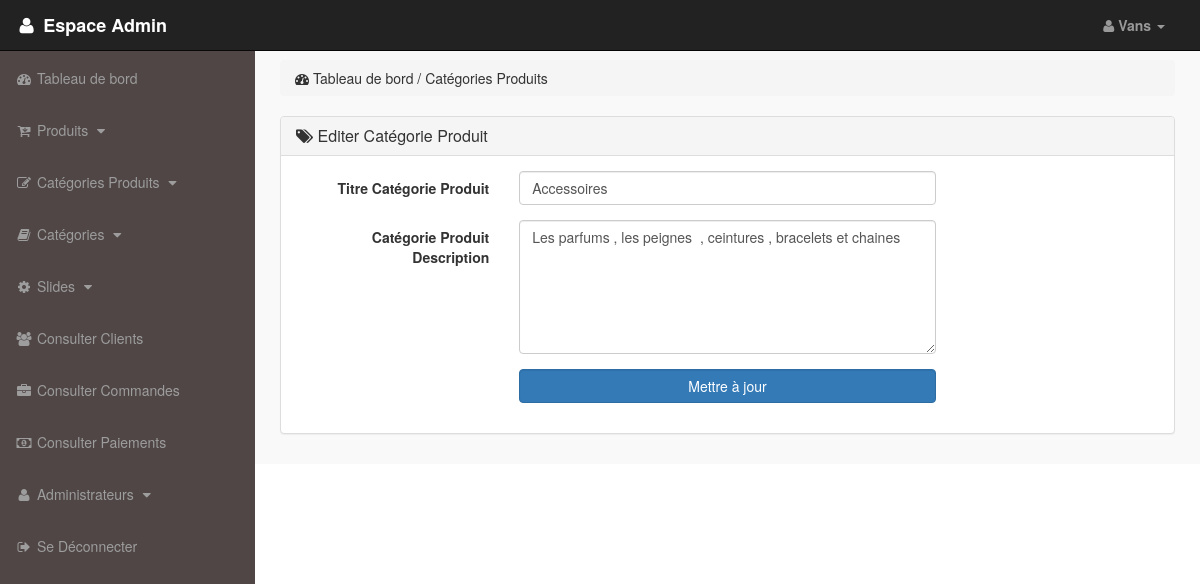
Page /admin_area/index.php?edit_p_cat=2 (signed in) on the committed database.
### tables this page shows
CREATE TABLE `categories_produits` (
  `id_cat_p` int(11) NOT NULL,
  `titre_cat_p` text NOT NULL,
  `desc_cat_p` text NOT NULL
);

### admin_area/edit_p_cat.php (the view, shortened to what this page needs)
<?php
    if(!isset($_SESSION['email_admin'])){
        echo "<script>window.open('login.php' , '_self')</script>";
    }else{
    ?>
    <?php
        if(isset($_GET['edit_p_cat'])){
            $edit_p_cat_id = $_GET['edit_p_cat'];
            $edit_p_cat_query = "select * from categories_produits where id_cat_p ='$edit_p_cat_id'";
            $run_p_cat = mysqli_query($db , $edit_p_cat_query);
            $row_p_cat = mysqli_fetch_array($run_p_cat);
            $p_cat_title = $row_p_cat['titre_cat_p'];
            $p_cat_desc = $row_p_cat['desc_cat_p'];
        }
    ?>
        <div class="row">
            <div class="col-lg-12">
                <ol class="breadcrumb">
                    <li>
                        <i class="fa fa-dashboard"></i> Tableau de bord / Catégories Produits
                    </li>
                </ol>
            </div>
        </div>
        <div class="row">
            <div class="col-lg-12">
                <div class="panel panel-default">
                    <div class="panel-heading">
                        <h3 class="panel-title">
                            <i class="fa fa-tags"></i> Editer Catégorie Produit
                        </h3>
                    </div>
                    <div class="panel-body">
                        <form action="" class="form-horizontal" method="POST">
                            <div class="form-group">
                                <label for="" class="control-label col-md-3"> Titre Catégorie Produit </label>
                                <div class="col-md-6">
                                    <input type="text" name="p_cat_title" class="form-control" value="<?php echo $p_cat_title; ?>">
                                </div>
                            </div>
                            <div class="form-group">
                                <label for="" class="control-label col-md-3"> Catégorie Produit Description </label>
                                <div class="col-md-6">
                                    <textarea name="p_cat_desc" id="textarea" cols="19" rows="6" class="form-control"><?php echo $p_cat_desc; ?></textarea>
                                </div>
                            </div>
                            <div class="form-group">
                                <label for="" class="control-label col-md-3">  </label>
                                <div class="col-md-6">
                                    <input type="submit" value="Mettre à jour" name="update" class="form-control btn btn-primary">
                                </div>
                            </div>
                        </form>
                    </div>
                </div>
            </div>
        </div>
    <?php } ?>

### admin_area/includes/sidebar.php (shortened to what this page needs)
<?php
    if(!isset($_SESSION['email_admin'])){
        echo "<script>window.open('login.php' , '_self')</script>";
    }else{
    ?>
        <nav class="navbar navbar-inverse navbar-fixed-top">
            <div class="navbar-header">
                <a href="index.php?dashboard" class="navbar-brand" style="font-weight:bold;">
                    <i class="fa fa-user fa-fw"></i> Espace Admin
                </a>
            </div>
            <ul class="nav navbar-right top-nav">
                <li class="dropdown">
                    <a href="#" class="dropdown-toggle" data-toggle="dropdown" style="font-weight:bold;">
                        <i class="fa fa-user"></i> <?php echo $admin_name; ?> <b class="caret"></b>
                    </a>
                </li>
            </ul>
            <div class="collapse navbar-collapse navbar-ex1-collapse">
                <ul class="nav navbar-nav side-nav">
                    <li>
                        <a href="index.php?dashboard">
                            <i class="fa fa-fw fa-dashboard"></i> Tableau de bord
                        </a>
                    </li>
                    <li>
                        <a href="#" data-toggle="collapse" data-target="#products">
                            <i class="fa fa-fw fa-cart-arrow-down"></i> Produits
                            <i class="fa fa-fw fa-caret-down"></i>
                        </a>
                    </li>
                    <li>
                        <a href="#" data-toggle="collapse" data-target="#p_cat">
                            <i class="fa fa-fw fa-edit"></i> Catégories Produits
                            <i class="fa fa-fw fa-caret-down"></i>
                        </a>
                    </li>
                    <li>
                        <a href="#" data-toggle="collapse" data-target="#cat">
                            <i class="fa fa-fw fa-book"></i> Catégories
                            <i class="fa fa-fw fa-caret-down"></i>
                        </a>
                    </li>
                    <li>
                        <a href="#" data-toggle="collapse" data-target="#slides">
                            <i class="fa fa-fw fa-gear"></i> Slides
                            <i class="fa fa-fw fa-caret-down"></i>
                        </a>
                    </li>
                    <li>
                        <a href="index.php?view_customers">
                            <i class="fa fa-fw fa-users"></i> Consulter Clients
                        </a>
                    </li>
                    <li>
                        <a href="index.php?view_orders">
                            <i class="fa fa-fw fa-briefcase"></i> Consulter Commandes
                        </a>
                    </li>
                    <li>
                        <a href="index.php?view_payments">
                            <i class="fa fa-fw fa-money"></i> Consulter Paiements
                        </a>
                    </li>
                    <li>
                        <a href="#" data-toggle="collapse" data-target="#users">
                            <i class="fa fa-fw fa-user"></i> Administrateurs
                            <i class="fa fa-fw fa-caret-down"></i>
                        </a>
                    </li>
                    <li>
                        <a href="logout.php">
                            <i class="fa fa-fw fa-sign-out"></i> Se Déconnecter
                        </a>
                    </li>
                </ul>
            </div>
        </nav>
    <?php }?>

### admin_area/css/style.css (style rules this page uses)
body { margin-top: 100px; }
.top-nav { padding: 0 35px; }
.top-nav > li { display: inline-block; }
.top-nav > li a { color: #999999; line-height: 20px; padding-top: 15px; padding-bottom: 15px; transition: 0.6s all; }
.side-nav > li { margin-top: 2px; }
.panel-body { border-radius: 5px; }
@media (min-width: 768px) { body { margin-top: 50px; } }
@media (min-width: 768px) { .side-nav { position: fixed; top: 51px; bottom: 0; width: 255px; overflow-y: auto; overflow-x: hidden; background-color: #504646; padding-bottom: 40px; border-radius: 0; } }
@media (min-width: 768px) { .side-nav > li > a { width: 255px; transition: 0.6s all; } }

### rows in the picture
categories_produits: p_cat_title "Accessoires", p_cat_desc "Les parfums , les peignes , ceintures , bracelets et chaines"

### other values in the picture
$admin_name "Vans"
